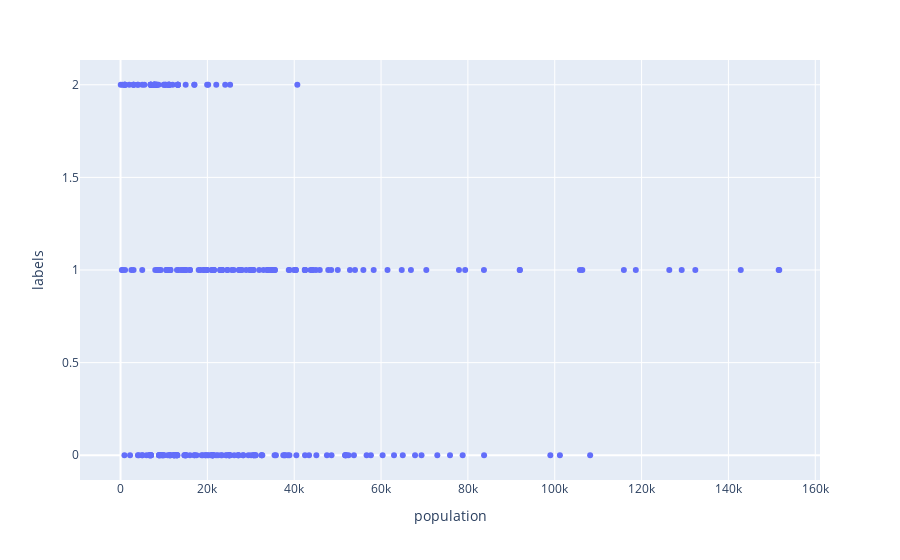

Notebook code cell kept with this figure:
### Code cell
import plotly.express as px
fig = px.scatter(labeled, x="population", y="labels")
fig.show()

### Figure 1 — Plotly figure (JSON) as saved in the notebook; plotly's stock layout.template omitted (floating-point values rounded to 4 significant figures; data arrays with more than 128 entries replaced by an {"elided": "..."} marker saying what was removed)
{"data": [{"hovertemplate": "population=%{x}<br>labels=%{y}<extra></extra>", "legendgroup": "", "marker": {"color": "#636efa", "symbol": "circle"}, "mode": "markers", "name": "", "orientation": "h", "showlegend": false, "type": "scatter", "x": {"elided": "306 int values"}, "xaxis": "x", "y": {"elided": "306 int values"}, "yaxis": "y"}], "layout": {"legend": {"tracegroupgap": 0}, "margin": {"t": 60}, "xaxis": {"anchor": "y", "domain": [0, 1], "title": {"text": "population"}}, "yaxis": {"anchor": "x", "domain": [0, 1], "title": {"text": "labels"}}}}
